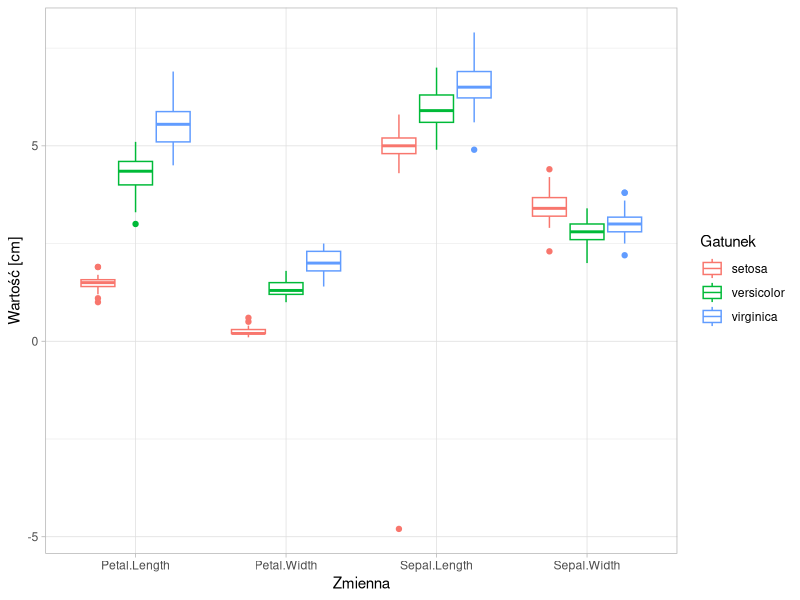
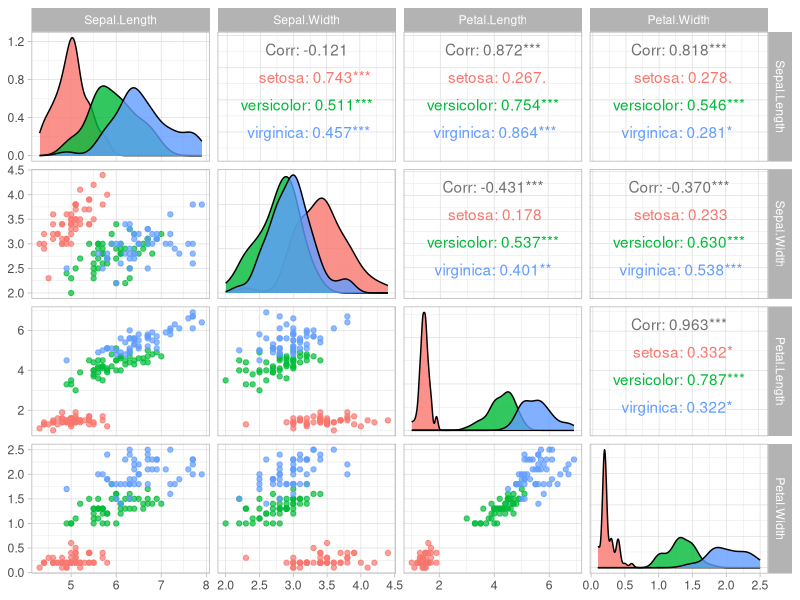
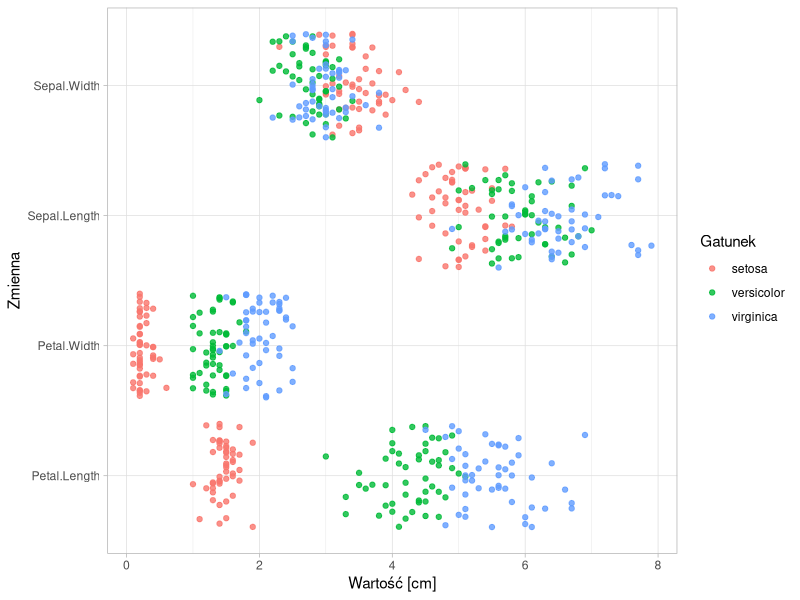

Generate these figures, in order, with R: (Note: this script raises an error after producing the figures.)
## ---- chunk 1
startTime = Sys.time()
## ---- chunk 2
library("MASS")
library("e1071")
library("tidyr")
library("caret")
library("GGally")
library("ggplot2")
library("doParallel")
## ---- chunk 3
# zapisz informacje o sesji
writeLines(capture.output(sessionInfo()), "sessionInfo.txt")
## ---- chunk 4
dane = read.csv("data/C4L_Academy-Data_Science_Graduate-IRISES_dataset_(2019-06).csv", sep = "|")
dane$Petal.Width[133] = "2.2"
dane$Petal.Width = as.numeric(as.character(dane$Petal.Width))
## ---- chunk 5
str(dane)
## ---- chunk 6
levels(dane$Species)
table(dane$Species)
## ---- chunk 7
apply(dane[1:4], 2, function(x) any(is.na(x)))
sum(is.na(dane$Sepal.Width))
which(is.na(dane$Sepal.Width))
dane$Sepal.Width[82] = round(mean(dane$Sepal.Width[dane$Species == "versicolor"], na.rm = TRUE), 1)
## ---- chunk 8
dane_long = gather(dane, "zmienna", "wartosc", 1:4)
ggplot(dane_long, aes(x = zmienna, y = wartosc)) + 
  geom_boxplot(aes(colour = Species)) +
  xlab("Zmienna") +
  ylab("Wartość [cm]") +
  labs(colour = "Gatunek") +
  theme_light()
## ---- chunk 9
dane$Sepal.Length[dane$Sepal.Length == -4.8] = abs(-4.8)
dane_long$wartosc[dane_long$wartosc == -4.8] = abs(-4.8)
## ---- chunk 10
sum(duplicated(dane[1:4]))
## ---- chunk 11
ggpairs(dane, mapping = aes(color = Species),
        diag = list(continuous = wrap("densityDiag", alpha = 0.8)),
        lower = list(continuous = wrap("points", alpha = 0.7)),
        columns = c("Sepal.Length", "Sepal.Width", "Petal.Length", "Petal.Width")) +
  theme_light()
## ---- chunk 12
aggregate(. ~ Species, data = dane, mean)
## ---- chunk 13
ggplot(dane_long, aes(wartosc, zmienna)) +
  geom_jitter(aes(colour = Species), width = 0, alpha = 0.8) +
  xlab("Wartość [cm]") +
  ylab("Zmienna") +
  labs(colour = "Gatunek") +
  theme_light()
## ---- chunk 14
# ustawienie ziarna losowości (powtarzalność wyników)
set.seed(1)

trainIndex = createDataPartition(dane$Species, p = 0.8, list = FALSE)
train = dane[trainIndex, ]
test = dane[-trainIndex, ]
## ---- chunk 15
set.seed(1)
seeds = vector(mode = "list", length = 101) # length = number * repeats + 1
for(i in 1:101) seeds[[i]] = sample.int(n = 1000, 6)

# kroswalidacja 10-fold
fitControl = trainControl(method = "repeatedcv", 
                          number = 10, 
                          repeats = 10, 
                          seeds = seeds)

# równoległe tworzenie modeli
n_cores = detectCores() - 1
cl = makePSOCKcluster(n_cores)
registerDoParallel(cl)

# trenowanie modeli
SVM_mdl = train(Species ~ ., data = train, 
                method = "svmLinear2", 
                trControl = fitControl,
                metric = "Accuracy")

RF_mdl = train(Species ~ ., data = train,
               method = "ranger",
               trControl = fitControl,
               metric = "Accuracy")

LDA_mdl = train(Species ~ ., data = train,
                method = "lda2",
                trControl = fitControl,
                metric = "Accuracy")

stopCluster(cl)
## ---- chunk 16
resamps = resamples(list(SVM = SVM_mdl, RF = RF_mdl, LDA = LDA_mdl))
ggplot(resamps, metric = "Accuracy", conf.level = 0.99) +
  xlab("Model") +
  ylab("Dokładność") +
  labs(title = "Skuteczność klasyfikacji", subtitle = "Przedział ufności: 0,99") +
  theme_light()
## ---- chunk 17
# zapisz najlepszy model
saveRDS(LDA_mdl, "model_LDA.rds")
## ---- chunk 18
pred = predict(LDA_mdl, test)
confusionMatrix(pred, test$Species)
## ---- chunk 19
imps = data.frame(varImp(LDA_mdl)$importance)
imps$zmienna = rownames(imps)
imps = gather(imps, "gatunek", "istotnosc", 1:3)

ggplot(imps, aes(x = reorder(zmienna, istotnosc), y = istotnosc)) +
  geom_col(width = 0.01, fill = "black") +
  geom_point() +
  coord_flip() +
  facet_wrap(. ~ gatunek) +
  xlab("Zmienna") +
  ylab("Istotność") +
  labs(subtitle = "Liniowa analiza dyskryminacyjna") +
  theme_light()
